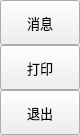
                 <widget class="QFrame" name="extraRightBox">
                  <property name="minimumSize">
                   <size>
                    <width>0</width>
                    <height>0</height>
                   </size>
                  </property>
                  <property name="maximumSize">
                   <size>
                    <width>0</width>
                    <height>16777215</height>
                   </size>
                  </property>
                  <property name="frameShape">
                   <enum>QFrame::Shape::NoFrame</enum>
                  </property>
                  <property name="frameShadow">
                   <enum>QFrame::Shadow::Raised</enum>
                  </property>
                  <layout class="QVBoxLayout" name="verticalLayout_7">
                   <property name="spacing">
                    <number>0</number>
                   </property>
                   <property name="leftMargin">
                    <number>0</number>
                   </property>
                   <property name="topMargin">
                    <number>0</number>
                   </property>
                   <property name="rightMargin">
                    <number>0</number>
                   </property>
                   <property name="bottomMargin">
                    <number>0</number>
                   </property>
                   <item>
                    <widget class="QFrame" name="themeSettingsTopDetail">
                     <property name="maximumSize">
                      <size>
                       <width>16777215</width>
                       <height>3</height>
                      </size>
                     </property>
                     <property name="frameShape">
                      <enum>QFrame::Shape::NoFrame</enum>
                     </property>
                     <property name="frameShadow">
                      <enum>QFrame::Shadow::Raised</enum>
                     </property>
                    </widget>
                   </item>
                   <item>
                    <widget class="QFrame" name="contentSettings">
                     <property name="frameShape">
                      <enum>QFrame::Shape::NoFrame</enum>
                     </property>
                     <property name="frameShadow">
                      <enum>QFrame::Shadow::Raised</enum>
                     </property>
                     <layout class="QVBoxLayout" name="verticalLayout_13">
                      <property name="spacing">
                       <number>0</number>
                      </property>
                      <property name="leftMargin">
                       <number>0</number>
                      </property>
                      <property name="topMargin">
                       <number>0</number>
                      </property>
                      <property name="rightMargin">
                       <number>0</number>
                      </property>
                      <property name="bottomMargin">
                       <number>0</number>
                      </property>
                      <item alignment="Qt::AlignmentFlag::AlignTop">
                       <widget class="QFrame" name="topMenus">
                        <property name="frameShape">
                         <enum>QFrame::Shape::NoFrame</enum>
                        </property>
                        <property name="frameShadow">
                         <enum>QFrame::Shadow::Raised</enum>
                        </property>
                        <layout class="QVBoxLayout" name="verticalLayout_14">
                         <property name="spacing">
                          <number>0</number>
                         </property>
                         <property name="leftMargin">
                          <number>0</number>
                         </property>
                         <property name="topMargin">
                          <number>0</number>
                         </property>
                         <property name="rightMargin">
                          <number>0</number>
                         </property>
                         <property name="bottomMargin">
                          <number>0</number>
                         </property>
                         <item>
                          <widget class="QPushButton" name="btn_message">
                           <property name="sizePolicy">
                            <sizepolicy hsizetype="Expanding" vsizetype="Fixed">
                             <horstretch>0</horstretch>
                             <verstretch>0</verstretch>
                            </sizepolicy>
                           </property>
                           <property name="minimumSize">
                            <size>
                             <width>0</width>
                             <height>45</height>
                            </size>
                           </property>
                           <property name="font">
                            <font>
                             <family>Segoe UI</family>
                             <pointsize>10</pointsize>
                             <italic>false</italic>
                             <bold>false</bold>
                            </font>
                           </property>
                           <property name="cursor">
                            <cursorShape>PointingHandCursor</cursorShape>
                           </property>
                           <property name="layoutDirection">
                            <enum>Qt::LayoutDirection::LeftToRight</enum>
                           </property>
                           <property name="styleSheet">
                            <string notr="true">background-image: url(:/icons/images/icons/cil-envelope-open.png);</string>
                           </property>
                           <property name="text">
                            <string>消息</string>
                           </property>
                          </widget>
                         </item>
                         <item>
                          <widget class="QPushButton" name="btn_print">
                           <property name="sizePolicy">
                            <sizepolicy hsizetype="Expanding" vsizetype="Fixed">
                             <horstretch>0</horstretch>
                             <verstretch>0</verstretch>
                            </sizepolicy>
                           </property>
                           <property name="minimumSize">
                            <size>
                             <width>0</width>
                             <height>45</height>
                            </size>
                           </property>
                           <property name="font">
                            <font>
                             <family>Segoe UI</family>
                             <pointsize>10</pointsize>
                             <italic>false</italic>
                             <bold>false</bold>
                            </font>
                           </property>
                           <property name="cursor">
                            <cursorShape>PointingHandCursor</cursorShape>
                           </property>
                           <property name="layoutDirection">
                            <enum>Qt::LayoutDirection::LeftToRight</enum>
                           </property>
                           <property name="styleSheet">
                            <string notr="true">background-image: url(:/icons/images/icons/cil-print.png);</string>
                           </property>
                           <property name="text">
                            <string>打印</string>
                           </property>
                          </widget>
                         </item>
                         <item>
                          <widget class="QPushButton" name="btn_logout">
                           <property name="sizePolicy">
                            <sizepolicy hsizetype="Expanding" vsizetype="Fixed">
                             <horstretch>0</horstretch>
                             <verstretch>0</verstretch>
                            </sizepolicy>
                           </property>
                           <property name="minimumSize">
                            <size>
                             <width>0</width>
                             <height>45</height>
                            </size>
                           </property>
                           <property name="font">
                            <font>
                             <family>Segoe UI</family>
                             <pointsize>10</pointsize>
                             <italic>false</italic>
                             <bold>false</bold>
                            </font>
                           </property>
                           <property name="cursor">
                            <cursorShape>PointingHandCursor</cursorShape>
                           </property>
                           <property name="layoutDirection">
                            <enum>Qt::LayoutDirection::LeftToRight</enum>
                           </property>
                           <property name="styleSheet">
                            <string notr="true">background-image: url(:/icons/images/icons/cil-account-logout.png);</string>
                           </property>
                           <property name="text">
                            <string>退出</string>
                           </property>
                          </widget>
                         </item>
                        </layout>
                       </widget>
                      </item>
                     </layout>
                    </widget>
                   </item>
                  </layout>
                 </widget>
